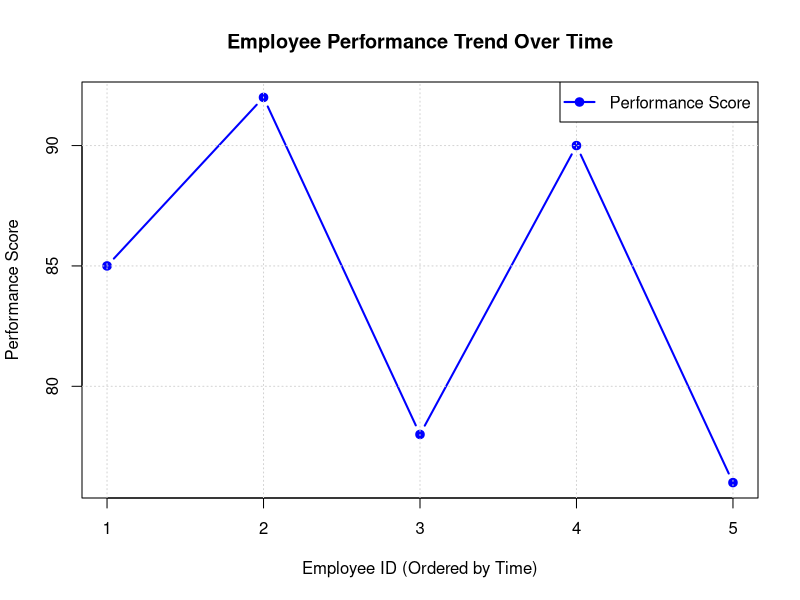

Recreate this plot in R.
# Create dataset for Set 3
employee_data <- data.frame(
  Employee_ID = c(1, 2, 3, 4, 5),
  Department = factor(c("Sales", "HR", "Marketing", "Sales", "HR")),
  Years_of_Service = c(5, 3, 7, 4, 2),
  Performance_Score = c(85, 92, 78, 90, 76)
)

print(employee_data)

# 1. Line Chart for Performance Trend
plot(employee_data$Employee_ID, employee_data$Performance_Score, 
     type = "b", 
     col = "blue", 
     lwd = 2, 
     pch = 19,
     xlab = "Employee ID (Ordered by Time)", 
     ylab = "Performance Score", 
     main = "Employee Performance Trend Over Time")

grid()

# Add Legend
legend("topright", legend = c("Performance Score"), 
       col = c("blue"), lty = 1, pch = 19, lwd = 2)
